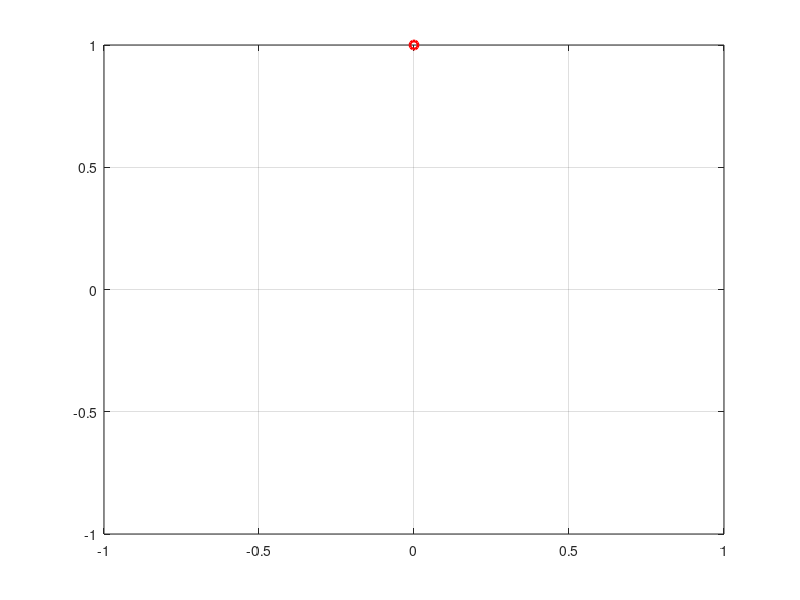

Here is the MATLAB script that generated this plot: (Note: this script raises an error after producing the figure.)
%% Animacja dla nogi 2D (symulacja)
% Stałe:
l1 = 0.25;
l2 = 0.25;

% Animacja: 
clf;
l_1 = plot([0,1],[0,0],'Color',[0 0 0],'LineWidth',3);
l_2 = plot([0,1],[0,0],'Color',[0 0 0],'LineWidth',3);
p_0 = plot(0,1,'bo','Color','red','LineWidth',2);
p_1 = plot(0,1,'bo','Color','red','LineWidth',2);
p_2 = plot(0,1,'bo','Color','red','LineWidth',2);
axis([-1 1 -1 1]);
grid on;
n = size(t);
dt = 0.005;
N_a = round(t(n(1))/dt);
for j = 1:N_a
    [u,i] = min(abs(t-ones(n(1),1)*j*dt));
    delete(l_1);  
    delete(l_2);
    delete(p_0)
    delete(p_1);
    delete(p_2);
    x_1 = l1*cos(alfas(i));
    y_1 = ys(i) + l1*sin(alfas(i));
    x_2 = x_1 + l2*cos(alfas(i)+betas(i));
    y_2 = y_1 + l2*sin(alfas(i)+betas(i));
    hold on;
    l_1 = plot([0,x_1],[ys(i),y_1],'Color',[0 0 0],'LineWidth',3);
    l_2 = plot([x_1,x_2],[y_1,y_2],'Color',[0 0 0],'LineWidth',3);
    p_0 = plot(0,ys(i),'bo','Color','blue','LineWidth',4);
    p_1 = plot(x_1,y_1,'bo','Color','red','LineWidth',2);
    p_2 = plot(x_2,y_2,'bo','Color','red','LineWidth',2);
    pause(dt);
end